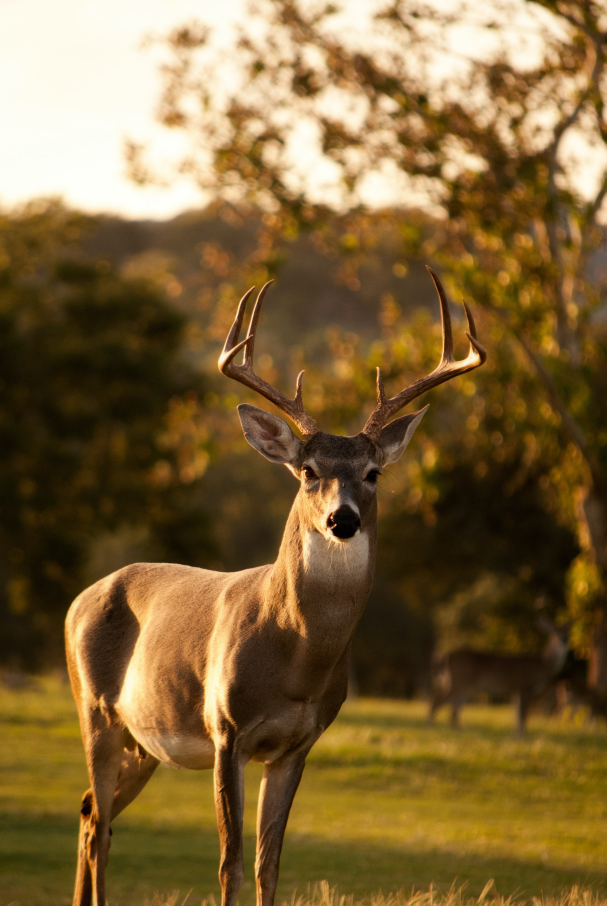
#> input picture OpenCv/Images/deer.jpg, 2425 x 3622 px, found by its file name (shown at 1/4 size)
$ python histogram.py
#> lines starting #> are read from the running program, lines starting #| are printed output that depends on the picture; after the words box and inside, x2 and y2 are one past the last pixel; in counts of white or black regions, pixels touching at a corner belong together
import cv2 as cv
import matplotlib.pyplot as plt
import numpy as np

# Different image opend

image = cv.imread("OpenCv\Images\deer.jpg")
#> image is the input picture: shape (3622, 2425, 3); mean B, G, R 57.6, 100.4, 126.1
img = cv.resize(image,(450,672))
# cv.imshow("deer",img)

image = cv.imread('OpenCv\Images\girl.jpg')
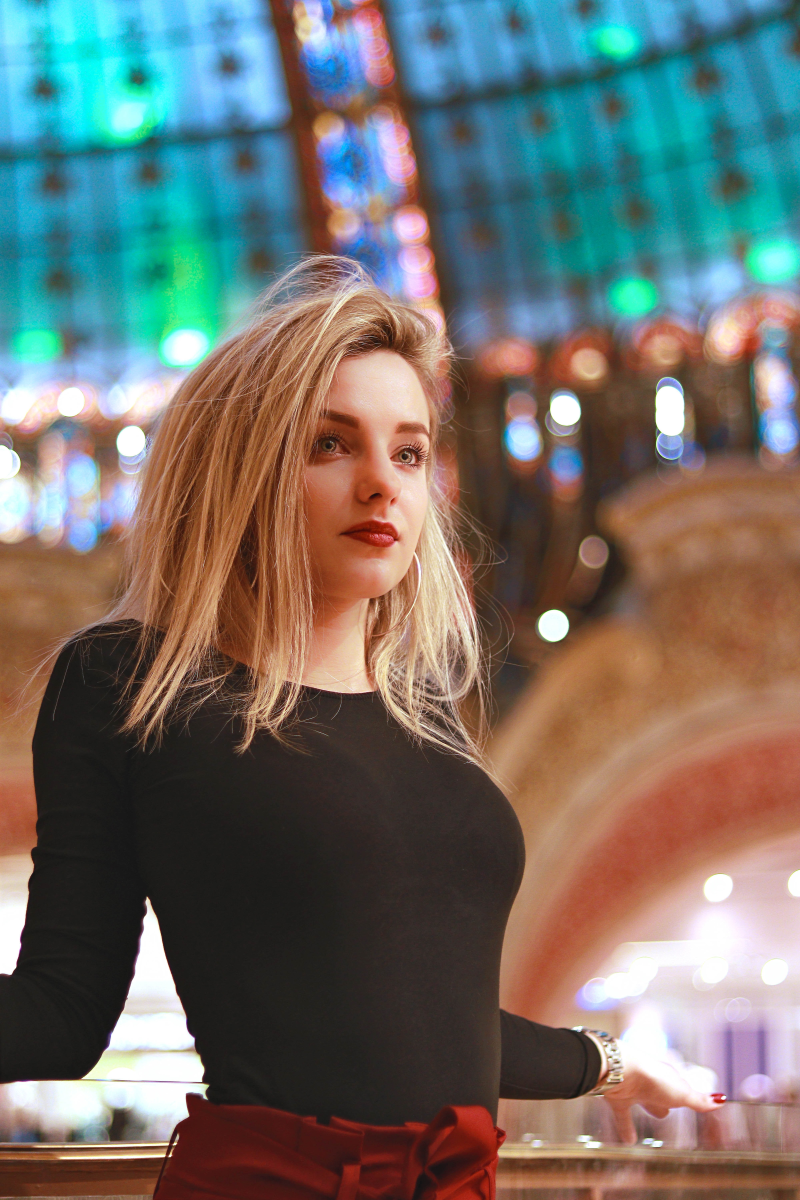
#> input picture OpenCv/Images/girl.jpg, 4000 x 6000 px, found by its file name (shown at 1/5 size)
#> image is the input picture: shape (6000, 4000, 3); mean B, G, R 105.8, 111.1, 111.3
img2 = cv.resize(image, (500,700), interpolation=cv.INTER_CUBIC)
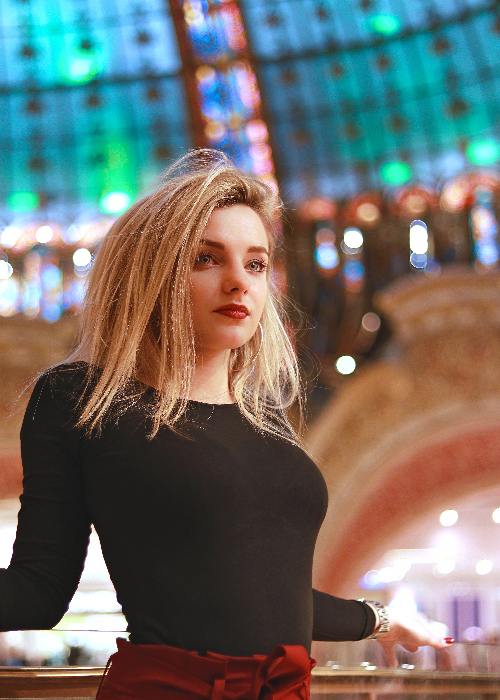
#> img2: shape (700, 500, 3); mean B, G, R 105.8, 111.1, 111.2
# cv.imshow('Girl',img2)

image = cv.imread('OpenCv\Images\orange_bird.jpg')
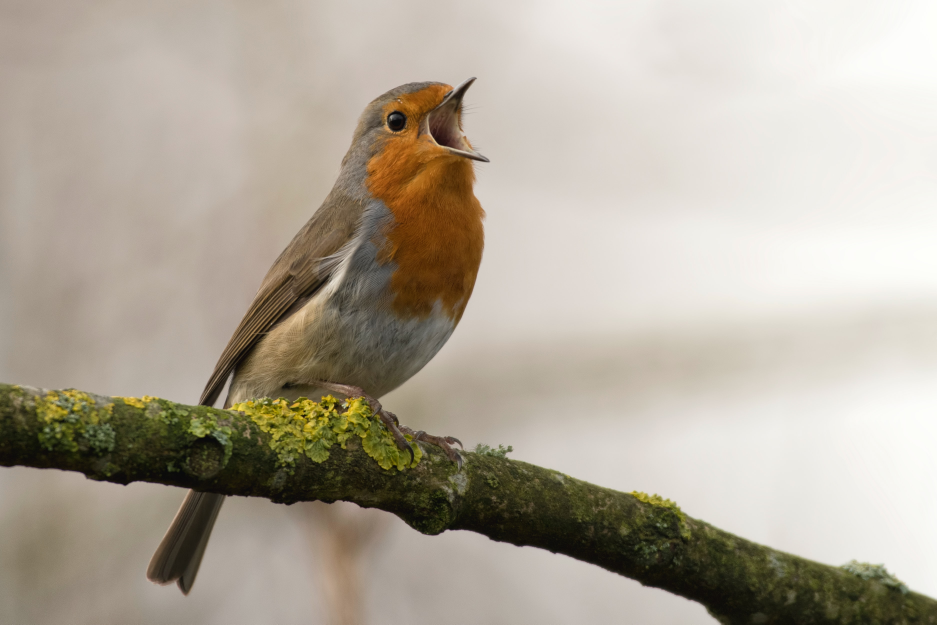
#> input picture OpenCv/Images/orange_bird.jpg, 3745 x 2497 px, found by its file name (shown at 1/4 size)
#> image is the input picture: shape (2497, 3745, 3); mean B, G, R 154.9, 168.9, 177.4
img3 = cv.resize(image, (500,333), interpolation=cv.INTER_CUBIC )
cv.imshow("bird", img3)

img_list = [img, img2, img3]
for img in img_list:

    gray = cv.cvtColor(img, cv.COLOR_BGR2GRAY)
    cv.imshow('img', gray)
    gray_hist = cv.calcHist([gray], [0], None, [256], [0, 256])
    plt.figure()
    plt.title("Histogram for grey")
    plt.xlabel("Number of pixels")
    plt.ylabel("Brightness of pixels")
    plt.plot(gray_hist)
    plt.xlim([0, 256])
    plt.show()
#> this loop made 3 passes
#> pass 1, `gray = cv.cvtColor(img, cv.COLOR_BGR2GRAY)`:
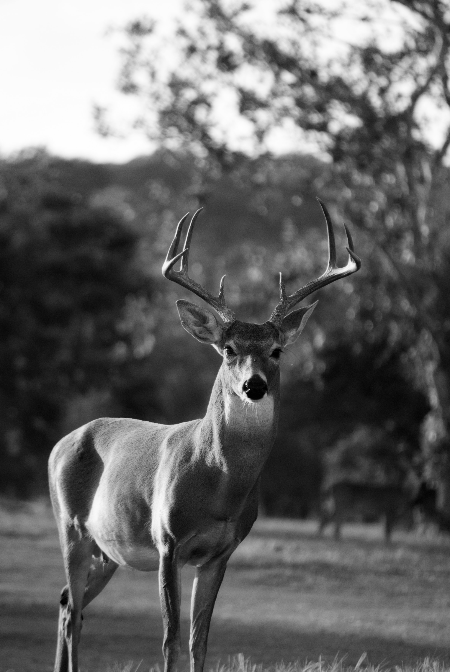
#> gray: shape (672, 450); min 0, max 254, mean 103.1


# making a blank image
blank = np.zeros(img.shape[:2], dtype = "uint8")
mask = cv.rectangle(blank.copy(), (100,150),(400,500), 225, -1)
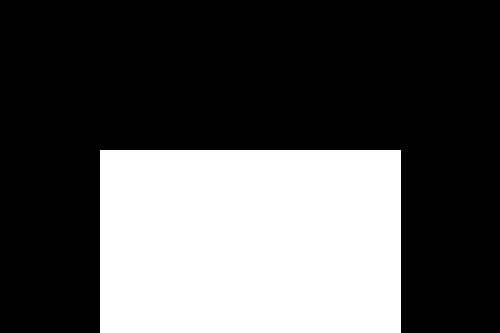
#> mask: shape (333, 500); values 0 (black) and 225 (white), 33.1% white; 1 white region, box (x1, y1, x2, y2) and area: (100, 150, 401, 333) 55083
img = cv.cvtColor(img, cv.COLOR_BGR2GRAY)

# masking image
masked = cv.bitwise_and(img, img , mask= mask)
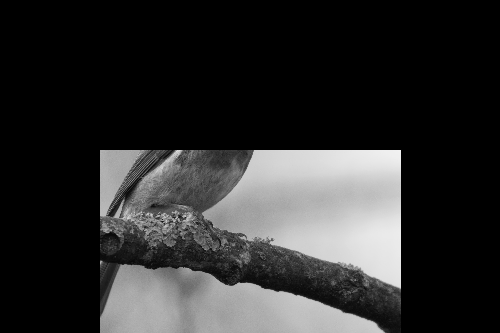
#> masked: shape (333, 500); min 0, max 241, mean 45.5

# mkaing its histogram
cv.imshow("masked", masked)
gray_hist = cv.calcHist([masked], [0], None, [256], [0, 256])
#> gray_hist = 256 values, max 111417 at index 0, min 0 at index 1, mean 650.4

# draw histogram
plt.figure()
plt.title("Histogram for grey")
plt.xlabel("Number of pixels")
plt.ylabel("Brightness of pixels")
plt.plot(gray_hist)
plt.xlim([0, 256])
plt.show()
#> figure, not shown here; curve peaks at x = 0, y = 111417

# colored histogram

for img in img_list:

    plt.figure()
    plt.title("Histogram for colored image")
    plt.xlabel("Number of pixels")
    plt.ylabel("Brightness of pixels")


    color = ('b','r','g')
    for i,col in enumerate(color):
        cv.imshow("image with color", img)
        hist = cv.calcHist([img],[i], None, [256], [0,256])
        plt.plot(hist, color = col)
        plt.xlim([0, 256])

    plt.show()

    cv.waitKey(0)
#> this loop made 3 passes
#> pass 2, `plt.show()`:
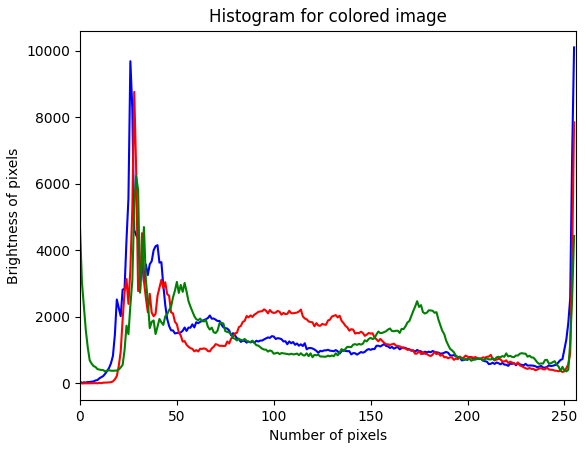
#> figure drawn by matplotlib, 1 panel; curve peaks at x = 255, y = 10097; curve peaks at x = 28, y = 8760; curve peaks at x = 29, y = 6231
